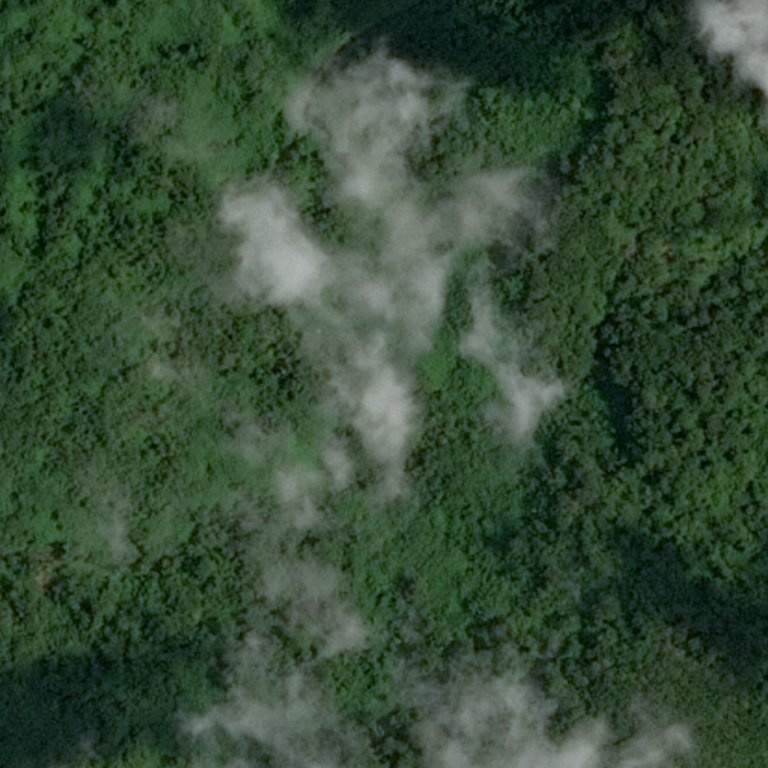
#> input picture 03. Image processing/desert_forest/test_image_00.jpg, 768 x 768 px
$ jupyter execute --allow-errors homework_3.ipynb   (shell and % lines are left out)
#> lines starting #> are read from the running program, lines starting #| are printed output that depends on the picture
# Homework 3

[cell 1]
import numpy as np
import cv2
import skimage.exposure
import skimage.io as io
import matplotlib.pyplot as plt

[cell 2]
# вспомогательная функция
# [20 lines left out: function plot_transform_result, not called in this run]

# Задача №1 - Лес или пустыня?

Часто при анализе изображений местности необходимо понять ее характер. В частности, если определить, что на изображении преобладет вода, то имеет смысл искать корабли на таком изображении. Если на картинке густой лес, то, возможно, это не лучшая зона для посадки дрона или беспилотника.

Ваша задача - написать программу, которая будет отличать лес от пустыни. В приложении можно найти реальные спутниковые снимки лесов и пустынь.

Примеры изображений:
<table><tr>
    <td>  </td>
    <td>  </td>
</tr></table>

[cell 3]
image = cv2.imread('desert_forest/test_image_00.jpg')
#> image is the input picture: shape (768, 768, 3); mean B, G, R 54, 75.5, 54
h, w, _ = image.shape
#> h = 768; w = 768
image = cv2.resize(image.copy(), (w // 2, h // 2))
#> image: shape (384, 384, 3)
image = cv2.cvtColor(image.copy(), cv2.COLOR_RGB2BGR)
imageHSV = cv2.cvtColor(image.copy(), cv2.COLOR_RGB2HSV)
#> imageHSV: shape (384, 384, 3); mean H, S, V 61, 94.7, 75.7

hist = cv2.calcHist(imageHSV, [0], None, [256], [0, 256])
#> hist = 256 values, max 30 at index 66, min 0 at index 0, mean 4.5

fig, ax1 = plt.subplots(1, 1, figsize=(6.4*2, 4.8*2), constrained_layout=False)

ax1.set_title('Исходное изображение')
ax1.imshow(image), ax1.set_xticks([]), ax1.set_yticks([])
Max = np.argmax(hist)
#> Max = 66
if(Max <= 45):
    print('desert')
else:
    print('forest')

# Задача №2 - Кусочки пазла.

Даны кусочки изображения, ваша задача склеить пазл в исходную картинку.

Условия:
* Дано исходное изображение для проверки, использовать собранное изображение в самом алгоритме нельзя;
* Картинки имеют друг с другом пересечение;
* После разрезки кусочки пазлов не были повернуты или отражены;
* В качестве первого изображения, начиная с которого нужно собрать пазл, всегда принимается верхняя левая часть изображения;
* В процессе проверки решения пазлы могут быть перемешаны, т.е. порядок пазлов в проверке может отличаться от исходного

Примеры изображений:

<table><tr>
    <td>  </td>
    <td>  </td>
    <td>  </td>
    <td>  </td>
</tr></table>

[cell 4]
# [53 lines left out: functions search_start, creat_image, not called in this run]


images = []
image = cv2.imread('puzzle/china_street_cut/image.jpg')
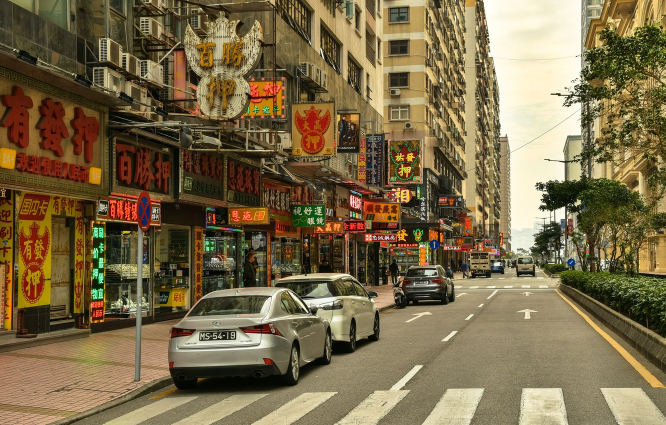
#> input picture 03. Image processing/puzzle/china_street_cut/image.jpg, 1332 x 850 px (shown at 1/2 size)
#> image is the input picture: shape (850, 1332, 3); mean B, G, R 73.1, 106.5, 122.5
image = cv2.cvtColor(image.copy(), cv2.COLOR_BGR2RGB)
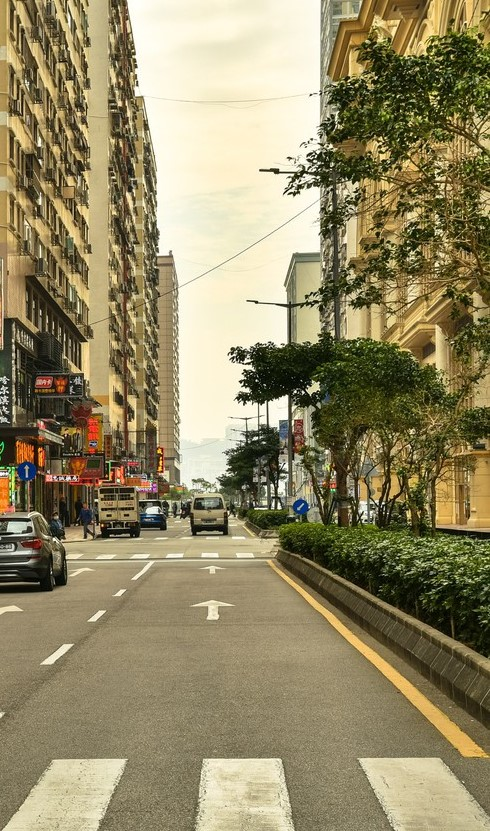
#> input picture 03. Image processing/puzzle/china_street_cut/image_part_02.jpg, 490 x 831 px
#> further down, part is the input picture: shape (831, 490, 3); mean B, G, R 101.5, 136.2, 146.3
newImage = np.zeros_like(image)

#> (the rest of this cell did not finish here and is left out)

# Задача №3 - Найди клетки

Даны снимки раковых клеток. Существует задача - определить стадию рака клетки по такому изображению. Для того, чтобы подойти к решению классификации рака клетки, необходимо сначала подготовить данные.

Исходные изображения в реальных задачах могут быть очень большого размера (более 20000 px). Однако из визуального анализа можно заметить, что большая часть этих снимков пустая и не несет в себе полезную информацию.

Ваша задача выделить небольшие ячейки изображений из исходного так, чтобы на ячейках было только изображение клетки.

Пример исходного изображения и нарезанных ячеек клетки.

В качестве аргументов у функции будут значения:
1. исходное изображние;
2. размер ячейки;
3. количество ячеек.

__Доп вопрос__ - как можно выяснить какие нужны значения аргументов, чтобы они подходили для большинства исходных снимков?

[cell 5]
squareSize, squareCount = 300, 25
#> squareSize = 300; squareCount = 25
image = cv2.imread('cells/train0_1.jpeg')
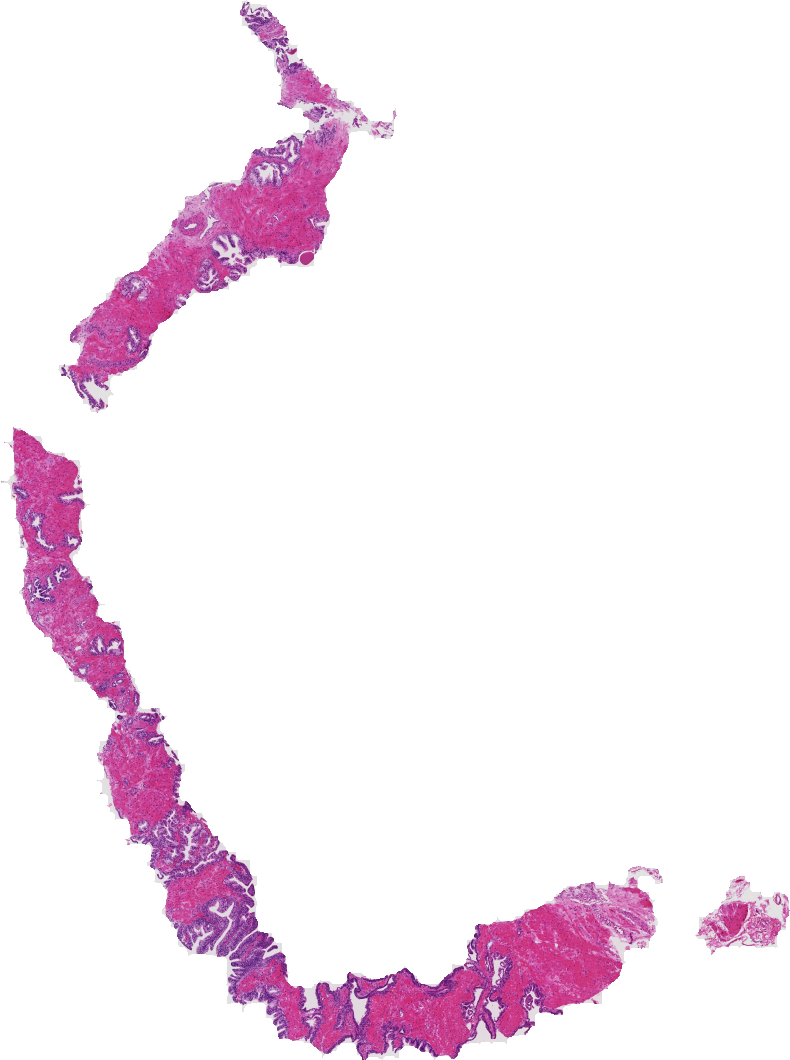
#> input picture 03. Image processing/cells/train0_1.jpeg, 3160 x 4240 px (shown at 1/4 size)
#> image is the input picture: shape (4240, 3160, 3); mean B, G, R 242.9, 234.2, 246.3
image = cv2.cvtColor(image, cv2.COLOR_BGR2RGB)
_, thresh = cv2.threshold(image, 254, 255, cv2.THRESH_BINARY_INV)
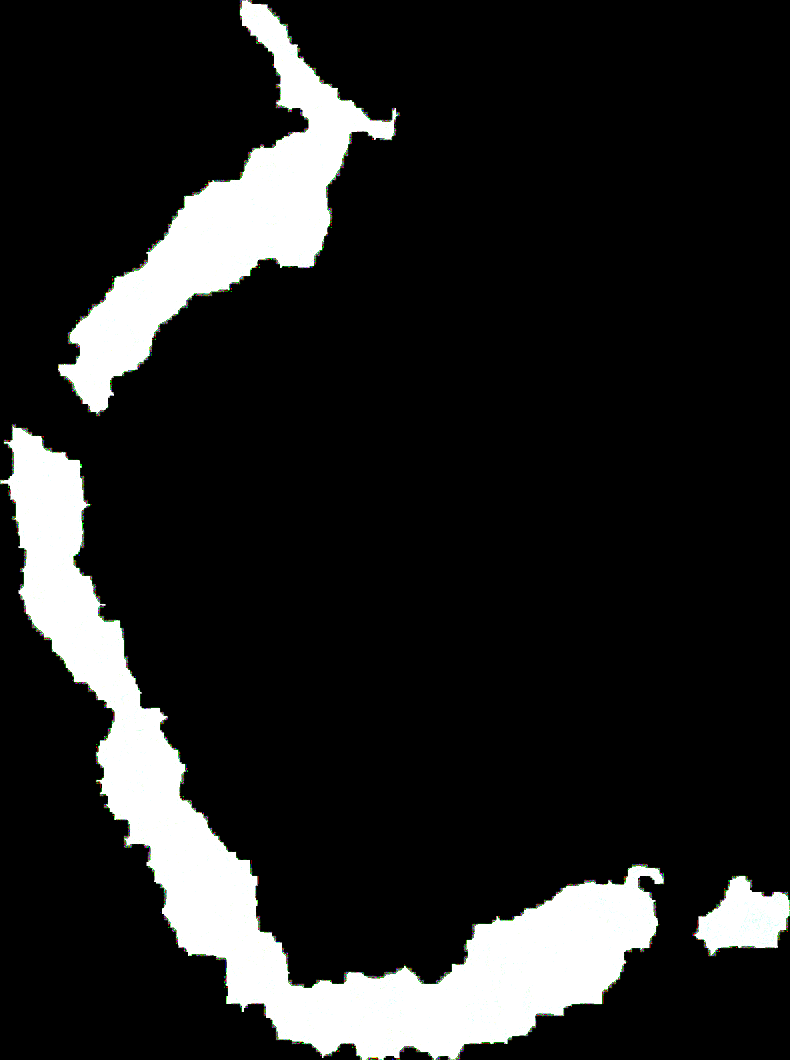
#> thresh: shape (4240, 3160, 3) (shown at 1/4 size); mean R, G, B 34.8, 35, 34.7
thresh = cv2.cvtColor(thresh, cv2.COLOR_RGB2GRAY)
#> thresh: shape (4240, 3160)
thresh = thresh.astype(np.float32)
thresh /= 255.

[cell 6]
segments = [thresh]
segmentsCord = [[0, 0]]
segmentsCount = 0
while(segmentsCount != len(segments)):
    segmentsCount = len(segments)
    segCord = []
    seg = []
    for j in range(len(segments)):
        segment = segments[j]
        start = 0
        for i in range(len(segment)):
            if(np.mean(segment[i]) == 0):
                if(start != i):
                    seg.append(segment[start : i + 1])
                    segCord.append([segmentsCord[j][0], segmentsCord[j][1] + start])
                start = i + 1
        if(start != i + 1):
            seg.append(segment[start : i + 1])
            segCord.append([segmentsCord[j][0], segmentsCord[j][1] + start])

    segments = []
    segmentsCord = []

    for j in range(len(seg)):
        segment = seg[j]
        start = 0
        for i in range(len(segment[0])):
            if(np.mean(segment[:, i]) == 0):
                if(start != i):
                    segments.append(segment[:, start : i + 1])
                    segmentsCord.append([segCord[j][0] + start, segCord[j][1]])
                start = i + 1
        if(start != i + 1):
            segments.append(segment[:, start : i + 1])
            segmentsCord.append([segCord[j][0] + start, segCord[j][1]])
#> this loop made 2 passes
#> segmentsCount on passes 1 to 2: 1, 3

[cell 7]
def square_on_plot(image, squareSize, coord, rectangles):
    h, w = image.shape
    startH = (h % squareSize) // 2
    startW = (w % squareSize)
    i = startH

    while(i < h - startH):
        first = 0
        mean = np.mean(image[i : i + squareSize, :], axis = 0)
        jM = np.argmax(mean) - squareSize / 2
        if(jM < 0):
            j = 3
        else:
            j = jM.astype(np.int64)
        while(j < w - startW):
            if(np.mean(image[i : i + squareSize, j]) > 0):
                rectangles.append({'mean' : np.mean(image[i : i + squareSize, j : j + squareSize]), 'cord' : [j + coord[0] ,i + coord[1]]})
                j += squareSize + 3
                first = 1
            else:
                j += 1
        if(jM < 0):
            j = 3
        else:
            j = jM.astype(np.int64) - 3
        while(j > startW):
            if(np.mean(image[i : i + squareSize, j]) > 0):
                rectangles.append({'mean' : np.mean(image[i : i + squareSize, j - squareSize : j]), 'cord' : [j - squareSize + coord[0] ,i + coord[1]]})
                j -= squareSize + 3
                first = 1
            else:
                j -= 1
        i += squareSize + 3 * first
    return rectangles

[cell 8]
rectangles = []
for i in range(len(segments)):
    rectangles = square_on_plot(segments[i], squareSize - 3, segmentsCord[i], rectangles)
#> this loop made 3 passes
#> (h in square_on_plot, w in square_on_plot, startH in square_on_plot, startW in square_on_plot) on passes 1 to 3: (1666, 1370, 90, 182), (2545, 2658, 84, 282), (323, 392, 13, 95)

rectangles = sorted(rectangles, key = lambda rectangle : rectangle.get('mean'), reverse = True)

[cell 9]
def draw_rectangle(image, rectangles, squareSize):
#> called with squareSize = 300
    for rectangle in rectangles:
        cv2.rectangle(image, (rectangle.get('cord')[0], rectangle.get('cord')[1]), (rectangle.get('cord')[0] + squareSize, rectangle.get('cord')[1] + squareSize), (0, 0 ,0), 3)
#> this loop made 25 passes
#> rectangle on passes 1 to 12: {'mean': nan, 'cord': [171, 990]}, {'mean': 0.992, 'cord': [2183, 3579]}, {'mean': 0.974, 'cord': [1760, 3879]}, {'mean': 0.944, 'cord': [823, 690]}, {'mean': 0.909, 'cord': [1460, 3879]}, {'mean': 0.9, 'cord': [383, 2979]}, {'mean': 0.869, 'cord': [759, 3579]}, {'mean': 0.842, 'cord': [1160, 3879]}, {'mean': 0.819, 'cord': [471, 990]}, {'mean': 0.807, 'cord': [47, 2079]}, {'mean': 0.804, 'cord': [123, 2379]}, {'mean': 0.8, 'cord': [1087, 390]}
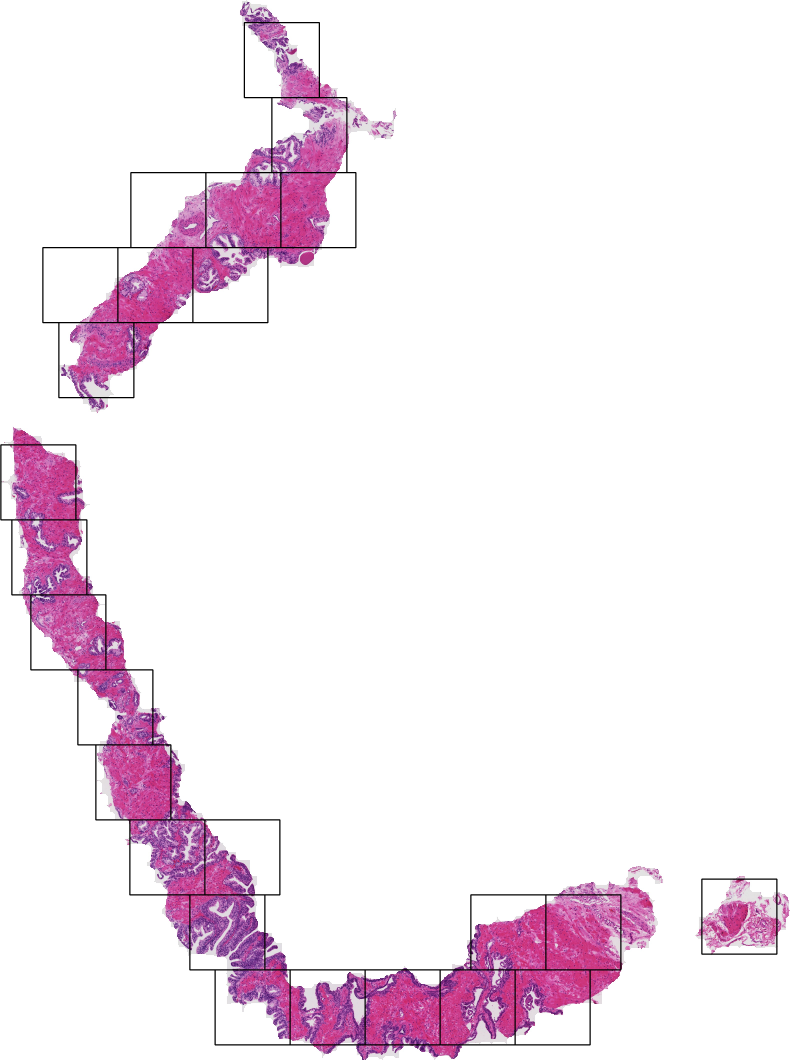
#> image: shape (4240, 3160, 3) (shown at 1/4 size); mean R, G, B 244.3, 232.6, 241.1

[cell 10]
newImage = image.copy()
draw_rectangle(newImage, rectangles[:squareCount], 300)

io.imsave("test1.jpeg", newImage)

[cell 11]
def draw_card(image, rectangles, squareSize):
#> called with squareSize = 300
    count = (np.sqrt(len(rectangles))).astype(np.int64)
#> count = 5
    card = np.zeros((count * squareSize, count * squareSize, 3), np.uint8)
    for i in range(len(rectangles)):
        startX, startY = rectangles[i].get('cord')[0], rectangles[i].get('cord')[1]
        endX, endY = startX + squareSize, startY + squareSize
        card[i // count * squareSize : i // count * squareSize + squareSize, i % count * squareSize : i % count * squareSize + squareSize, :] = image[startY : endY, startX : endX, :]
#> this loop made 25 passes
#> (startX, startY, endX, endY) on passes 1 to 12: (171, 990, 471, 1290), (2183, 3579, 2483, 3879), (1760, 3879, 2060, 4179), (823, 690, 1123, 990), (1460, 3879, 1760, 4179), (383, 2979, 683, 3279), (759, 3579, 1059, 3879), (1160, 3879, 1460, 4179), (471, 990, 771, 1290), (47, 2079, 347, 2379), (123, 2379, 423, 2679), (1087, 390, 1387, 690)
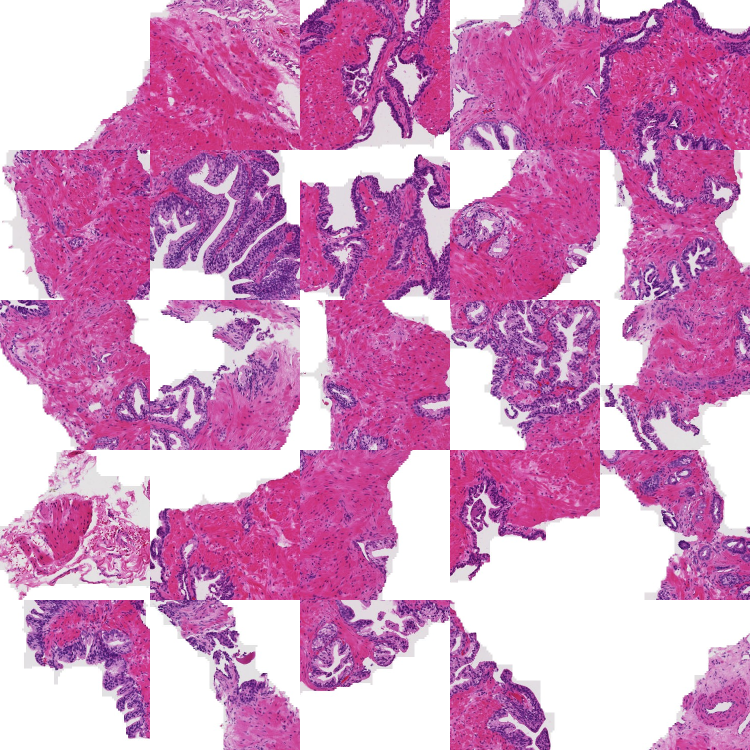
#> card: shape (1500, 1500, 3) (shown at 1/2 size); mean R, G, B 209.8, 144.9, 191.5

    return card
